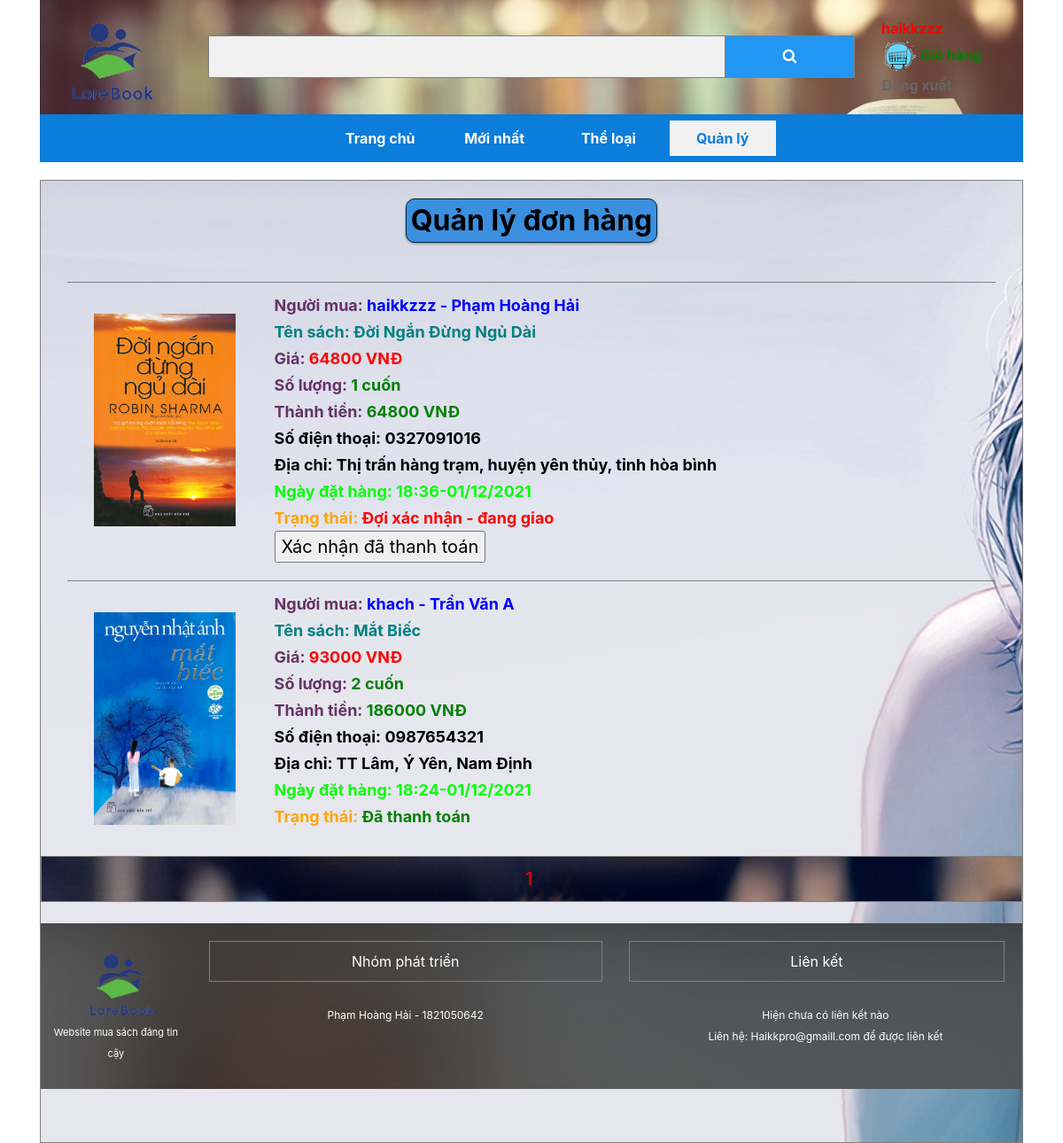
The app's page /quanlydonhang.php (signed in) with its own data.
### tables this page shows
CREATE TABLE `hoadon` (
  `Mahoadon` int(11) NOT NULL,
  `Masach` int(11) NOT NULL,
  `Tk` char(30) NOT NULL,
  `Soluongmua` int(11) NOT NULL,
  `Ngaymua` varchar(50) NOT NULL,
  `Thanhtien` float NOT NULL,
  `Trangthai` int(1) NOT NULL
);

CREATE TABLE `sach` (
  `Masach` int(11) NOT NULL,
  `Tensach` varchar(100) NOT NULL,
  `Matl` varchar(50) NOT NULL,
  `Nxb` varchar(100) NOT NULL,
  `Tacgia` varchar(50) NOT NULL,
  `Mota` varchar(9999) NOT NULL,
  `Dongia` float NOT NULL,
  `Soluong` int(11) NOT NULL,
  `Img1` varchar(100) NOT NULL
);

CREATE TABLE `nguoidung` (
  `Tk` char(30) NOT NULL,
  `Mk` char(30) NOT NULL,
  `Hoten` varchar(50) NOT NULL,
  `Sdt` char(20) NOT NULL,
  `Email` varchar(50) NOT NULL,
  `Diachi` varchar(100) NOT NULL,
  `Quyen` int(1) NOT NULL,
  `Avt` varchar(100) NOT NULL
);

### quanlydonhang.php (the view, shortened to what this page needs)
<!DOCTYPE html>
<html>
  <head>
	 <link rel="stylesheet" href="css/bootstrap.css"/>
	 <link rel="stylesheet" href="css/coban2.css"/>
	 <link rel="stylesheet" href="https://cdnjs.cloudflare.com/ajax/libs/font-awesome/4.7.0/css/font-awesome.min.css">
	 </head>
	 <body>
     <?php
	include_once 'header2.php';
    include_once 'phanquyen.php';
?>
<div class="khung2" style="color:black;padding-top:20px;padding-bottom:40px">
	<h2 class=bo><b>Quản lý đơn hàng</b></h2><br>
<div class="" style="padding-top:20px;padding-bottom:20px;">
<?php
	$select = "select * from hoadon ";
    $query = mysqli_query($conn,$select);
    $dem = mysqli_num_rows($query);
		if(!isset($_GET['page'])){
		$page = 1;
		} else {
		$page = $_GET['page'];
		}
		$max_results = 10;
		$from = (($page * $max_results) - $max_results);
		$sql = mysqli_query($conn,"SELECT * FROM hoadon order by Mahoadon DESC LIMIT $from, $max_results");
		if($dem > 0)
        while ($goira = mysqli_fetch_array($sql))
        {
			$masach=$goira['Masach'];
			$tk=$goira['Tk'];
			$goi = "select * from sach where Masach='$masach' ";
			$chay = mysqli_query($conn,$goi);
			$inra = mysqli_fetch_array($chay);
			$goi2 = "select * from nguoidung where Tk='$tk' ";
			$chay2 = mysqli_query($conn,$goi2);
			$inra2 = mysqli_fetch_array($chay2);
 ?>
	  <div class="danhmuc" style=text-align:left;><div class="chiacot"><div class=cot1>
    <img style="width:160px;height:240px;margin-top:25px;" src="anh/<?php echo $inra['Img1']?>"/></div>
	<div class=cot2><b>
	<span style="font-size:18px;color:#663366"> Người mua: <font color=blue><?php echo $inra2['Tk']?> - <?php echo $inra2['Hoten']?></font><br>
	<font color=#008080>Tên sách: <?php echo $inra['Tensach']?></font> <br> Giá: <font color=red><?php echo $inra['Dongia']?> VNĐ</font>
	<br> Số lượng: <font color=green><?php echo $goira['Soluongmua']?> cuốn</font>
	<br> Thành tiền: <font color=green><?php echo $goira['Thanhtien']?> VNĐ</font><br>
<font color=black>Số điện thoại: <?php echo $inra2['Sdt']?></font><br>
	<font color=black>Địa chỉ: <?php echo $inra2['Diachi']?></font><br>
	<font color=lime>Ngày đặt hàng: <?php echo $goira['Ngaymua']?></font> <br>
	<font color=orange>Trạng thái: <?php if ($goira['Trangthai']==0) {
		echo '<font color=red>Đợi xác nhận - đang giao</font>
	<form action="" method="post">
	<input type="submit" name="<?php echo $mhd?>" value="Xác nhận đã thanh toán"/>';}else{echo '<font color=green>Đã thanh toán</font>';} ?></font><br></span>
</b></div>
		</div>
</div>
            <?php
                }
                else echo "<div class=khung style='color:red'><h3>Chưa có đơn hàng nào<h3></div>";
            ?>
           <div class="khung3" style="color:red;font-size:20px">
<?php
$result = mysqli_query($conn, 'select count(*) as total from hoadon');
$row = mysqli_fetch_assoc($result);
$total_records = $row['total'];
$total_page = ceil($total_records / $max_results );
			for($i = 1; $i <= $total_page; $i++){
			if(($page) == $i){
			echo "$i&nbsp;";
			} else {
			echo "<a href=\"".$_SERVER['PHP_SELF']."?page=$i\"><button class='so'>$i</button></a>&nbsp;";
			}
			}
    ?>
    </div>
<br>
<?php
  include_once 'footer.php';
?>
</body></html>

### css/coban2.css (style rules this page uses)
.cot2 { float: right; width: 80%; }
.cot1 { float: left; width: 20%; }
.chiacot:after { content: ""; display: table; clear: both; }
.khung3 { border: 1px solid grey; color:black; text-align: center; padding-top:10px; padding-bottom:10px; margin-top:20px; background-image: url("meo.jpg"); background-size: cover; overflow:auto; }
.bo { display: inline-block; border: solid 1px rgb(2, 37, 66); overflow: hidden; background-color:rgb(59, 143, 223); -webkit-border-radius: 10px; -moz-border-radius: 10px; border-radius: 10px; -webkit-box-shadow: 0 1px 3px rgba(0, 0, 0, .4); -moz-box-shadow: 0 1px 3px rgba(0, 0, 0, .4); box-shadow: 0 1px 3px rgba(0, 0, 0, .4); padding:5px 5px 5px 5px; }
.khung2 { border: 1px solid grey; color:black; text-align: center; padding-top:10px; padding-bottom:10px; margin-top:20px; background-image: url("cogai.jpg"); background-size: cover; }
.danhmuc { margin-top: 10px; margin-bottom: 10px; margin-left:30px; margin-right:30px; padding-left: 30px; padding-top:10px; padding-bottom:10px; background-color: none; font-size: 20px; color: black; background-image: none; border-top: 1px solid grey; }

### records on screen
hoadon: sach.Img1 (picture), nguoidung.Tk "haikkzzz", nguoidung.Hoten "Phạm Hoàng Hải", sach.Tensach "Đời Ngắn Đừng Ngủ Dài", sach.Dongia "64800", Soluongmua "1", Thanhtien "64800", nguoidung.Sdt "0327091016", nguoidung.Diachi "Thị trấn hàng trạm, huyện yên thủy, tỉnh hòa bình", Ngaymua "18:36-01/12/2021"
hoadon: sach.Img1 (picture), nguoidung.Tk "khach", nguoidung.Hoten "Trần Văn A", sach.Tensach "Mắt Biếc", sach.Dongia "93000", Soluongmua "2", Thanhtien "186000", nguoidung.Sdt "0987654321", nguoidung.Diachi "TT Lâm, Ý Yên, Nam Định", Ngaymua "18:24-01/12/2021", Trangthai "Đã thanh toán"

### other values on screen
$_SESSION['Tk'] "haikkzzz"
